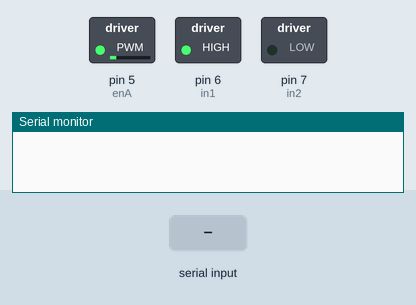
This sketch was run on a simulated Arduino Uno, built with avr-gcc and run on an emulated ATmega328P. On the bench: switched loads named in the sketch (green lamp = pin HIGH), the last lines printed to the serial monitor. The inputs (shaded band) are chosen by the test bench.

Above: at 1.2 s.
1.3 s: ";" received over Serial
At 2.4 s:
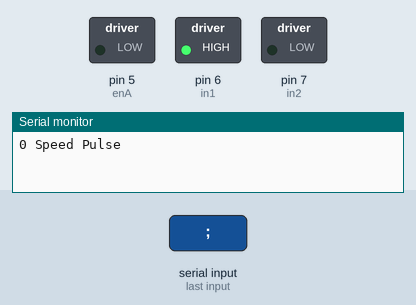
2.8 s: "90;45\n" received over Serial
At 3.7 s:
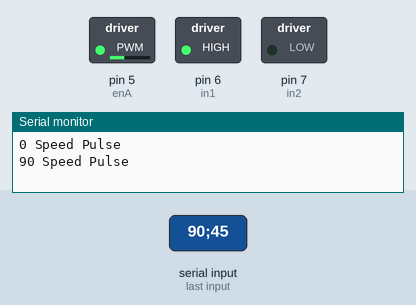
4.3 s: "30;150\n" received over Serial
At 4.8 s:
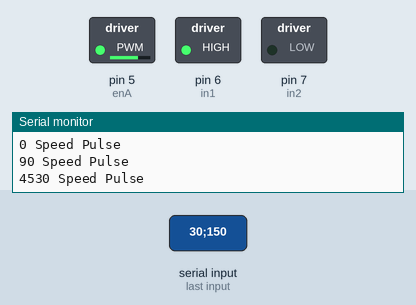
5.8 s: "90;45\n" received over Serial
At 7.1 s:
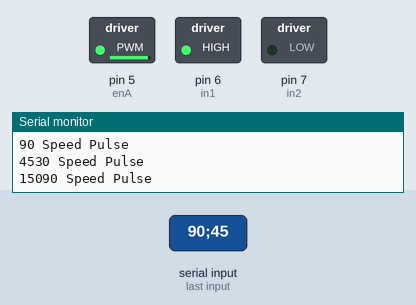
Timing chart, 0 to 8.3 s (numbered marks = the images above; inputs shaded):
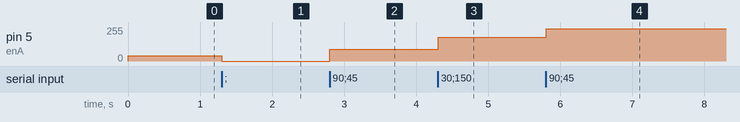

Measured:
- after the input at 1.3 s, pin 5 (enA): 40/255 → 0/255 at once
- after the input at 2.8 s, pin 5 (enA): 0/255 → 90/255 at once
- after the input at 4.3 s, pin 5 (enA): 90/255 → 178/255 at once
- after the input at 5.8 s, pin 5 (enA): 178/255 → 242/255 at once

The sketch:

DriveMotor_SerialInput.ino
```cpp
// connect motor controller pins to Arduino digital pins
// motor one
int enA = 5;
int in1 = 6;
int in2 = 7;
boolean packetEnded = false;
boolean backward = false;
int steps;


void setup()
{
  Serial.begin(9600);
  // set all the motor control pins to outputs
  pinMode(enA, OUTPUT);
  pinMode(in1, OUTPUT);
  pinMode(in2, OUTPUT);

  digitalWrite(in1, HIGH);
  digitalWrite(in2, LOW);
  analogWrite(enA, 40);  // set speed to 200 out of possible range 0~25
}

void loop()
{

  while (Serial.available() > 0) {
    //Read each character, check if negative, end of command or
    //digit, and adjust step value accordingly
    char aChar = Serial.read();
    if (aChar == '-') {
      backward = true;
    }
    else if (aChar == ';') {
      packetEnded = true;
    }
    else if (aChar >= '0' && aChar <= '9') {
      steps *= 10;
      steps += aChar - '0';
    }

  }

  if (packetEnded) {
    //Perform steps
    analogWrite(enA, steps);
    Serial.print(steps);
    Serial.println(" Speed Pulse");
    //delay(200);
    packetEnded = false;
    steps = 0;
  }
}


void demoOne()
{
  // this function will run the motors in both directions at a fixed speed- can change the in1 and in2 High/Low to chage direction
  // turn on motor A
  digitalWrite(in1, HIGH);
  digitalWrite(in2, LOW);
  analogWrite(enA, 150);  // set speed to 200 out of possible range 0~25

  delay(2000);

  // now turn off motors
  digitalWrite(in1, LOW);
  digitalWrite(in2, LOW);
  delay(1000);
}
```
